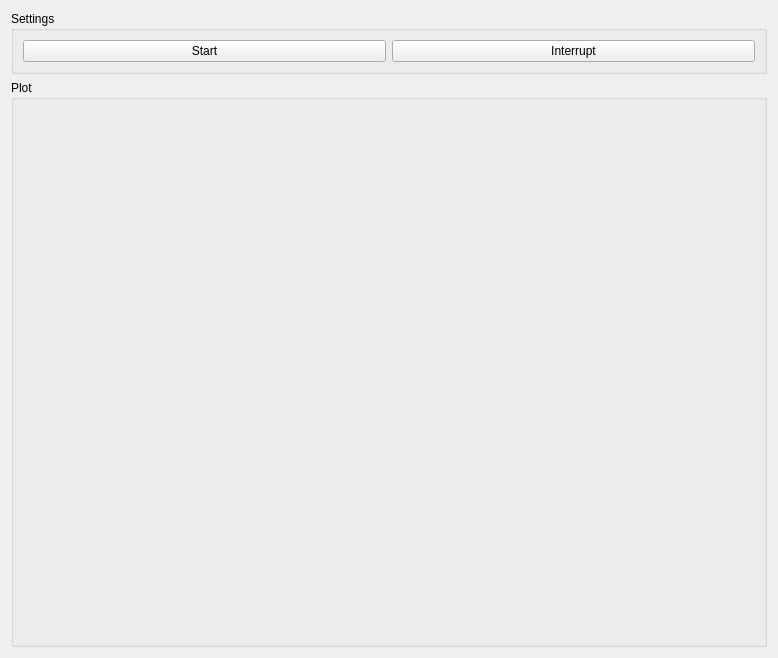
<?xml version="1.0" encoding="UTF-8"?>
<ui version="4.0">
 <class>Form</class>
 <widget class="QWidget" name="Form">
  <property name="geometry">
   <rect>
    <x>0</x>
    <y>0</y>
    <width>778</width>
    <height>658</height>
   </rect>
  </property>
  <property name="windowTitle">
   <string>ADC Optimizer</string>
  </property>
  <layout class="QGridLayout" name="gridLayout_3" rowstretch="0,1">
   <item row="0" column="0">
    <widget class="QGroupBox" name="groupBox_2">
     <property name="title">
      <string>Settings</string>
     </property>
     <layout class="QGridLayout" name="gridLayout">
      <item row="0" column="0">
       <widget class="QPushButton" name="start_pushButton">
        <property name="text">
         <string>Start</string>
        </property>
       </widget>
      </item>
      <item row="0" column="1">
       <widget class="QPushButton" name="interrupt_pushButton">
        <property name="text">
         <string>Interrupt</string>
        </property>
       </widget>
      </item>
     </layout>
    </widget>
   </item>
   <item row="1" column="0">
    <widget class="QGroupBox" name="plot_groupBox">
     <property name="title">
      <string>Plot</string>
     </property>
     <layout class="QGridLayout" name="gridLayout_2"/>
    </widget>
   </item>
  </layout>
 </widget>
 <resources/>
 <connections/>
</ui>
